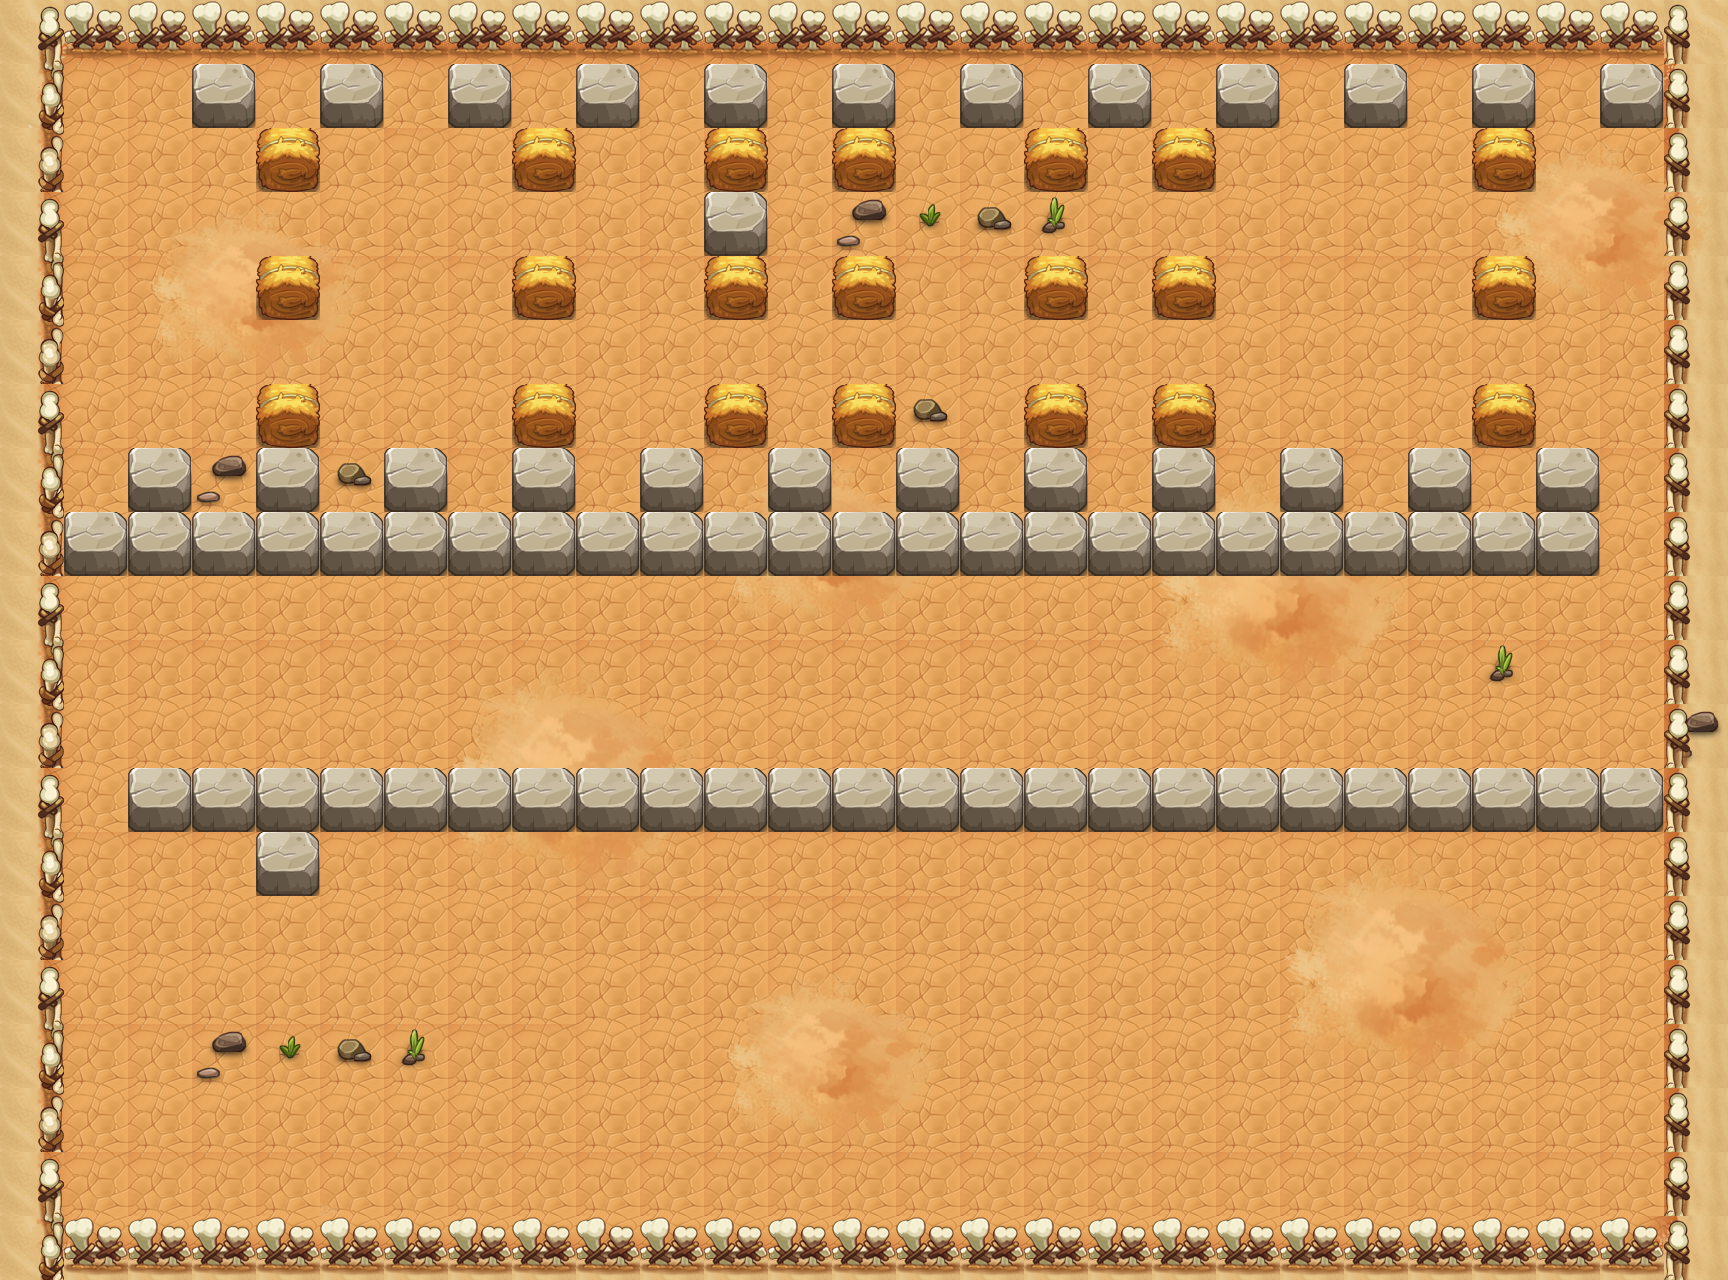

The image is a tile-based game level rendered from a .tmx file. Its description and source (layers, tilesets, objects; grid data summarised) follow:
An orthogonal 27x20 tile map with 64x64 px tiles, 6 tile layers (PASS, 块层 2, 块层 15, 块层 17, ...) and 51 objects (38x TRAP, 12x MONSTER, PLAYER).

<map version="1.0" orientation="orthogonal" width="27" height="20" tilewidth="64" tileheight="64">
 <properties>
  <property name="DESTRY1" value="255" />
  <property name="DESTRY2" value="314" />
  <property name="DESTRY3" value="144" />
  <property name="DESTRY4" value="173" />
  <property name="DESTRY_COUNT" value="4" />
  <property name="EXP" value="470" />
  <property name="ITEM" value="D012" />
  <property name="LOSE_SCRIPT" value="" />
  <property name="MONEY" value="705" />
  <property name="START_SCRIPT" value="lv40" />
  <property name="WIN_SCRIPT" value="Map40Plot2" />
 </properties>
 <tileset firstgid="1" name="hmpy" tilewidth="64" tileheight="64">
  <image source="hmpy-hd.png" width="1000" height="2048" />
 </tileset>
 <layer name="PASS" width="27" height="20">
  <data>[540 cells, 192 non-empty, 4 distinct tile ids]</data>
 </layer>
 <layer name="块层 2" width="27" height="20">
  <data>[540 cells, 540 non-empty, 18 distinct tile ids]</data>
 </layer>
 <layer name="块层 15" width="27" height="20">
  <data>[540 cells, 113 non-empty, 32 distinct tile ids]</data>
 </layer>
 <layer name="块层 17" width="27" height="20">
  <data>[540 cells, 95 non-empty, 2 distinct tile ids]</data>
 </layer>
 <layer name="块层 4" width="27" height="20">
  <data>[540 cells, 65 non-empty, 5 distinct tile ids]</data>
 </layer>
 <layer name="块层 3" width="27" height="20">
  <data>[540 cells, 25 non-empty, 1 distinct tile ids]</data>
 </layer>
 <objectgroup name="对象层 1" width="54" height="40">
  <object name="PLAYER" type="PLAYER" x="64" y="64" width="64" height="64" />
  <object name="zi_dan_right1" type="TRAP" x="64" y="192" width="64" height="64">
   <properties>
    <property name="trap_ani" value="fire_cat_right.actor" />
    <property name="trap_delay" value="2" />
    <property name="trap_id" value="0" />
    <property name="trap_script" value="trap(&quot;zi_dan_right1&quot;):setAtkPower(target(&quot;PLAYER&quot;):getHP()*0.1);trap(&quot;zi_dan_right1&quot;):turnRight(); trap(&quot;zi_dan_right1&quot;):getAI():getActions():addObject( AIUseSkill:create(   SkillLua:create(&quot;skill_0001&quot;)  )  );" />
    <property name="trap_start_mode" value="2" />
    <property name="trap_state" value="open" />
   </properties>
  </object>
  <object name="liusha" type="TRAP" x="640" y="640" width="64" height="64">
   <properties>
    <property name="lua_ai" value="trap_mire_ai" />
    <property name="trap_ani" value="liusha.actor" />
    <property name="trap_floor" value="true" />
    <property name="trap_sh" value="1" />
    <property name="trap_sw" value="1" />
   </properties>
  </object>
  <object name="liusha" type="TRAP" x="1024" y="640" width="64" height="64">
   <properties>
    <property name="lua_ai" value="trap_mire_ai" />
    <property name="trap_ani" value="liusha.actor" />
    <property name="trap_floor" value="true" />
    <property name="trap_sh" value="1" />
    <property name="trap_sw" value="1" />
   </properties>
  </object>
  <object name="mp3" type="TRAP" x="64" y="704" width="64" height="64">
   <properties>
    <property name="trap_ani" value="mp.actor" />
    <property name="trap_floor" value="true" />
    <property name="trap_id" value="0" />
    <property name="trap_script" value="trap_moveto(&quot;PLAYER&quot;, &quot;mp3&quot;,target(&quot;mp4&quot;):getX(),target(&quot;mp4&quot;):getY() );" />
    <property name="trap_sound_id" value="1" />
    <property name="trap_start_mode" value="0" />
    <property name="trap_state" value="open" />
   </properties>
  </object>
  <object name="mp4" type="TRAP" x="64" y="960" width="64" height="64">
   <properties>
    <property name="trap_ani" value="mp.actor" />
    <property name="trap_floor" value="true" />
    <property name="trap_id" value="0" />
    <property name="trap_script" value="trap_moveto(&quot;PLAYER&quot;, &quot;mp4&quot;,target(&quot;mp3&quot;):getX(),target(&quot;mp3&quot;):getY() );" />
    <property name="trap_sound_id" value="1" />
    <property name="trap_start_mode" value="0" />
    <property name="trap_state" value="open" />
   </properties>
  </object>
  <object name="bh1" type="TRAP" x="1024" y="640" width="64" height="64">
   <properties>
    <property name="trap_floor" value="true" />
    <property name="trap_id" value="2" />
    <property name="trap_sh" value="0.1" />
    <property name="trap_sw" value="0.1" />
   </properties>
  </object>
  <object name="bh1" type="TRAP" x="640" y="640" width="64" height="64">
   <properties>
    <property name="trap_floor" value="true" />
    <property name="trap_id" value="2" />
    <property name="trap_sh" value="0.1" />
    <property name="trap_sw" value="0.1" />
   </properties>
  </object>
  <object name="bh1" type="TRAP" x="256" y="640" width="64" height="64">
   <properties>
    <property name="trap_floor" value="true" />
    <property name="trap_id" value="2" />
    <property name="trap_sh" value="0.1" />
    <property name="trap_sw" value="0.1" />
   </properties>
  </object>
  <object name="liusha" type="TRAP" x="256" y="640" width="64" height="64">
   <properties>
    <property name="lua_ai" value="trap_mire_ai" />
    <property name="trap_ani" value="liusha.actor" />
    <property name="trap_floor" value="true" />
    <property name="trap_sh" value="1" />
    <property name="trap_sw" value="1" />
   </properties>
  </object>
  <object name="bh1" type="TRAP" x="1408" y="640" width="64" height="64">
   <properties>
    <property name="trap_floor" value="true" />
    <property name="trap_id" value="2" />
    <property name="trap_sh" value="0.1" />
    <property name="trap_sw" value="0.1" />
   </properties>
  </object>
  </objectgroup>
 <objectgroup name="m1" width="54" height="40">
  <!-- 3 objects omitted --></objectgroup>
 <objectgroup name="m2" width="54" height="40">
  <!-- 3 objects omitted --></objectgroup>
 <objectgroup name="m3" width="54" height="40">
  <!-- 3 objects omitted --></objectgroup>
 <objectgroup name="m4" width="54" height="40">
  <!-- 3 objects omitted --></objectgroup>
</map>
<!-- 40 of 51 objects omitted -->
